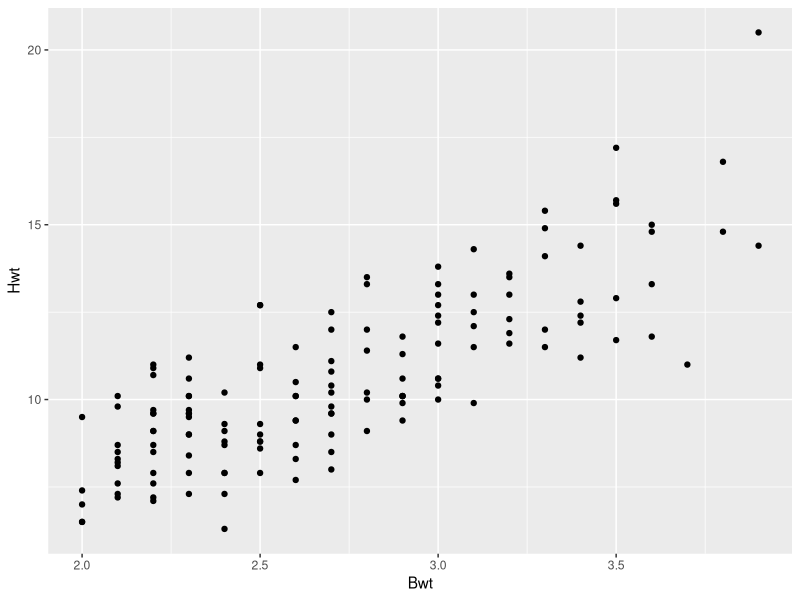

Reproduce this figure in R.
## ---- chunk 1
knitr::opts_chunk$set(echo = TRUE)
## ---- chunk 2
#install.packages("tidyverse")
#install.packages("tidyverse") <- Make it look like this once you have it installed.
## ---- chunk 3
library(tidyverse)
## ---- chunk 4
# install.packages("MASS")
library(MASS)
## ---- chunk 5
data("cats")
## ---- chunk 6
str(cats)
head(cats)
tail(cats)
summary(cats)
## ---- chunk 7
HeartSummary <- cats %>%
    summarise(cats_heart_mean = mean(Hwt), cats_heart_sd = sd(Hwt))

HeartSummary
## ---- chunk 8

## ---- chunk 9
plot1 <- cats %>%
  ggplot(aes(x = Bwt, y = Hwt)) +
  geom_point()

plot1
## ---- chunk 10

## ---- chunk 11

